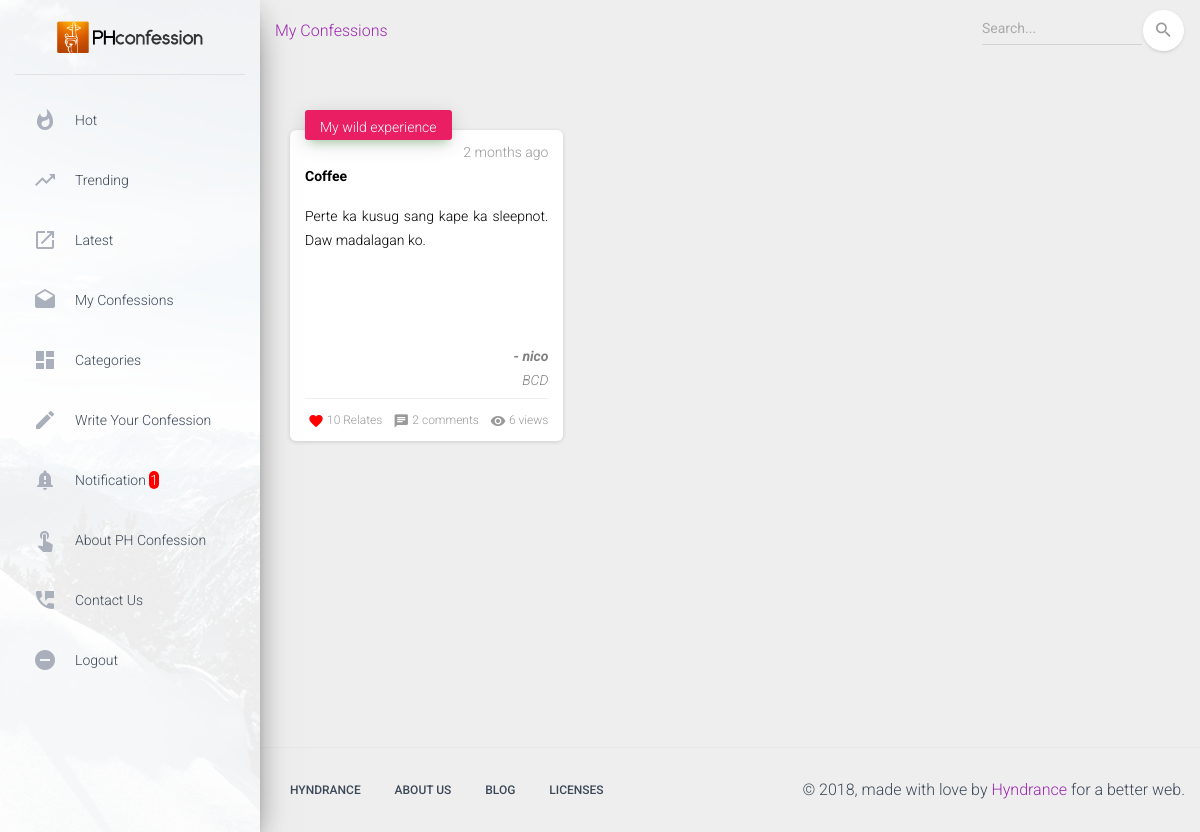
The page /index.php?view=myconfessions (signed in) on the database as committed earlier.
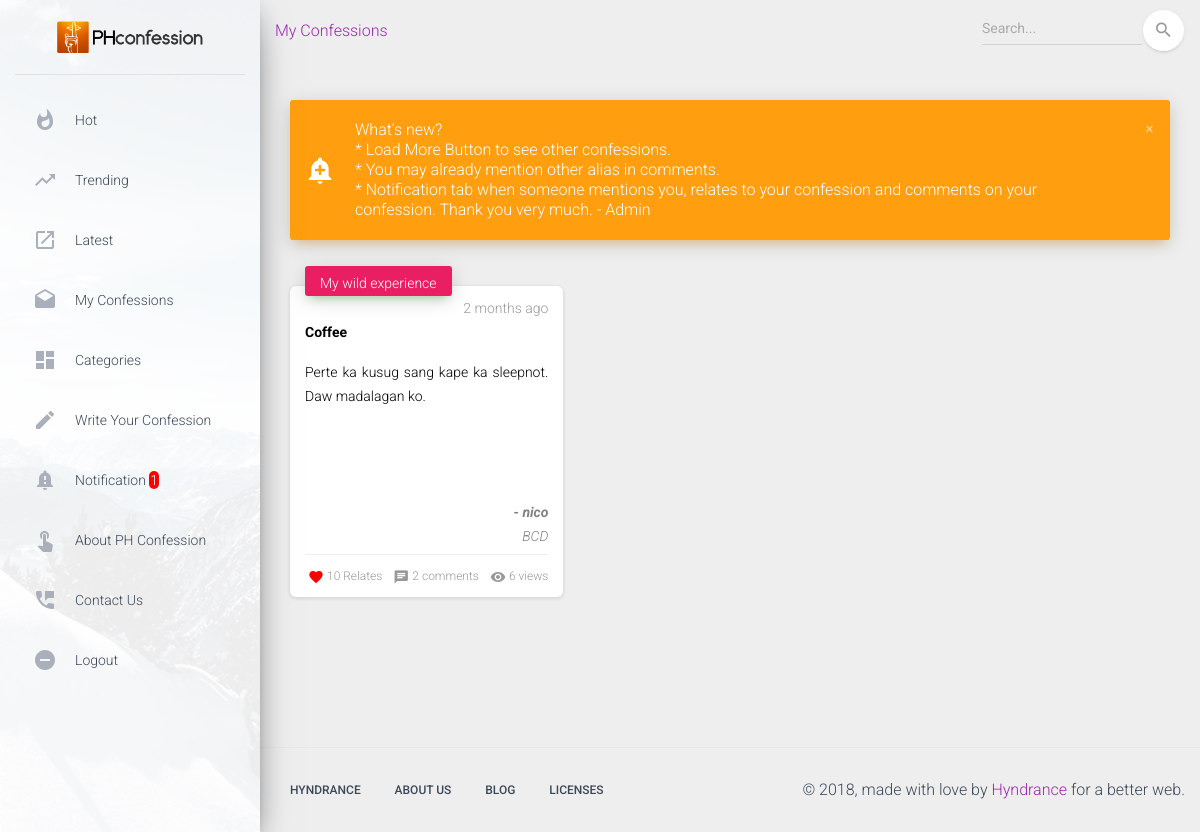
The same page on the database as committed later.
### tables this page shows
CREATE TABLE `confession` (
  `Id` int(11) NOT NULL AUTO_INCREMENT,
  `alias` varchar(50) DEFAULT 'unknown',
  `category` int(11) DEFAULT NULL,
  `title` varchar(100) DEFAULT NULL,
  `message` text,
  `location` varchar(100) DEFAULT NULL,
  `datetime` datetime DEFAULT NULL,
  `view` int(11) DEFAULT '0',
  `lastChange` datetime DEFAULT NULL,
  PRIMARY KEY (`Id`)
);

CREATE TABLE `notification` (
  `Id` int(11) NOT NULL AUTO_INCREMENT,
  `recepient` varchar(20) NOT NULL,
  `message` text,
  `confessionId` int(11) NOT NULL,
  `commentId` int(11) NOT NULL,
  `type` varchar(15) DEFAULT NULL,
  `status` varchar(1) DEFAULT NULL,
  `datetime` datetime DEFAULT NULL,
  UNIQUE KEY `Id` (`Id`)
);

### config/Models.php (called while the page is built, shortened)
<?php
include "CRUD.php";
include "functions.php";
function confession() {
	$crud = new CRUD;
	$crud->table = "confession";
	return $crud;
}
function comment() {
	$crud = new CRUD;
	$crud->table = "comment";
	return $crud;
}
function relate() {
	$crud = new CRUD;
	$crud->table = "relate";
	return $crud;
}
function notification() {
	$crud = new CRUD;
	$crud->table = "notification";
	return $crud;
}
?>

### config/CRUD.php (called while the page is built, shortened)
<?php
class CRUD {
	var $table;
	function list($query=""){
		$query = $query ? "where " . $query: "";
		$db = Database::connect();
		$pdo = $db->prepare("select * from $this->table $query");
		$pdo->execute();
		$result = $pdo->fetchAll(PDO::FETCH_OBJ);
		return $result;
	}
	function count($query=""){
		$query = $query ? "where " . $query: "";
		$db = Database::connect();
		$pdo = $db->prepare("select * from $this->table $query");
		$pdo->execute();
		return $pdo->rowCount();
	}
}
?>

### index.php (called while the page is built, shortened)
<?php
include_once("config/Models.php");
$view = (isset($_GET['view']) && $_GET['view'] != '') ? $_GET['view'] : '';
switch ($view) {
	case 'myconfessions' :
		$template	= 'include/template.php';
		break;
}
require_once $template;
?>

### config/functions.php (called while the page is built, shortened)
<?php
function category() {
	$cat = array();
	$cat[1] = 'My weird dream';
	$cat[2] = 'What I fantasize';
	$cat[3] = 'First time and unforgettable';
	$cat[4] = 'My guilt';
	$cat[5] = 'What I lie about';
	$cat[6] = 'A Pain';
	$cat[7] = 'What the truth is';
	$cat[8] = 'My wild experience';
	$cat[9] = 'A regret';
	$cat[10] = 'Just saying';
	$cat[11] = 'Joke time';
	$cat[12] = 'Scary AF';
	$cat[13] = '3 AM Thought';
	return $cat;
}
function button_color() {
	$head_color = array();
	$head_color[1] = 'background:#fc9209;color:white;';
	$head_color[2] = 'background:#51ab55;color:white;';
	$head_color[3] = 'background:#e94440;color:white;';
	$head_color[4] = 'background:#0ab3c7;color:white;';
	$head_color[5] = 'background:#9c27b0;color:white;';
	$head_color[6] = 'background:#009688;color:white;';
	$head_color[7] = 'background:#3f51b5;color:white;';
	$head_color[8] = 'background:#e91e63;color:white;';
	$head_color[9] = 'background:#f16695;color:white;';
	$head_color[10] = 'background:#9c27b0;color:white;';
	$head_color[11] = 'background:#0ab3c7;color:white;';
	$head_color[12] = 'background:#e94440;color:white;';
	return $head_color;
}
function timeElapse($datetime, $full = false) {
    $now = new DateTime;
    $ago = new DateTime($datetime);
    $diff = $now->diff($ago);
    $diff->w = floor($diff->d / 7);
    $diff->d -= $diff->w * 7;
    $string = array(
        'y' => 'year',
        'm' => 'month',
        'w' => 'week',
        'd' => 'day',
        'h' => 'hour',
        'i' => 'minute',
        's' => 'second',
    );
    foreach ($string as $k => &$v) {
        if ($diff->$k) {
            $v = $diff->$k . ' ' . $v . ($diff->$k > 1 ? 's' : '');
        } else {
            unset($string[$k]);
        }
    }
    if (!$full) $string = array_slice($string, 0, 1);
    return $string ? implode(', ', $string) . ' ago' : 'just now';
}
?>

### pages/myconfessions.php (the view, shortened to what the changed rows need)
<?php
$alias = $_SESSION['alias_session'];
$category_name = category();
$head_color = button_color();
?>
<?php foreach(confession()->list("Id!=0 and alias='$alias' order by lastChange desc") as $row) {
  $limitMessage = strlen($row->message) > 200 ? substr($row->message,0,200)."..." : $row->message;
?>
<div class="col-lg-4 col-md-6 col-sm-6" id="your_div">
    <div class="card card-stats">
        <div class="card-header card-header-success card-header-icon"
            onclick="location.href='process.php?action=view&id=<?=$row->Id;?>'">
            <div class="card-icon" style="height:10px; <?=$head_color[$row->category];?>">
                <div style="margin-top:-10px;"><?=$category_name[$row->category];?></div>
            </div>
            <p class="card-category"><?=timeElapse($row->datetime);?></p>
            <div style="height:180px;">
              <p style="color:black;text-align:justify;font-weight:bold;"><?=$row->title;?></p>
              <p style="color:black;text-align:justify;">
                  <?=$limitMessage;?>
              </p>
            </div>
            <div style="height:40px;">
              <div style="color:gray;font-weight:bold;font-style:italic;">- <?=$row->alias;?></div>
              <div style="color:gray;font-style:italic;"><?=$row->location;?></div>
            </div>
        </div>
        <div class="card-footer">
            <?php if (relate()->count("cId=$row->Id and alias='$alias'") == 0) {?>
              <div class="stats" id="onclick_<?=$row->Id;?>" onclick="relateFun_<?=$row->Id;?>()">
                    <i class="material-icons" id="icon_<?=$row->Id;?>">favorite_border</i>
                    <span id="relate_<?=$row->Id;?>"><?=relate()->count("cId=$row->Id");?> </span>&nbsp;Relates
                </div>
            <?php } else { ?>
              <div class="stats">
                  <i class="material-icons" style="color:red;">favorite</i>
                  <span id="relate_<?=$row->Id;?>"><?=relate()->count("cId=$row->Id");?> </span>&nbsp;Relates
              </div>
            <?php } ?>
            <div class="stats" onclick="location.href='index.php?view=display&id=<?=$row->Id?>#comment'">
                <i class="material-icons">chat</i>
                <?=comment()->count("cId=$row->Id");?> comments
            </div>
            <div class="stats">
                <i class="material-icons">visibility</i>
                <?=$row->view;?> views
            </div>
        </div>
    </div>
</div>
<?php } ?>

### include/message.php (shortened to what the changed rows need)
<?php  if (isset($_SESSION['close_notif']) && ($_SESSION['close_notif'] = $_SESSION['alias_session']) ) {} else {?>
<?php foreach(notification()->list("status=1 and recepient='notification'") as $row) {?>
  <div class="alert alert-<?=$row->type;?> alert-with-icon" data-notify="container">
      <i class="material-icons" data-notify="icon">add_alert</i>
      <button type="button" class="close" data-dismiss="alert" aria-label="Close" onclick="close_notif();">
          <i class="material-icons">close</i>
      </button>
      <span data-notify="message"><?=$row->message;?></span>
  </div>
<?php } }?>

Rows that differ between the two databases and show on the page:
now on this page (row edited): notification: message "What's new? * Load More Button to see other confessions. * You may already mention other alias in comments. * Notification tab when someone mentions you, relates to your confession and comments on your confession. Thank you very much. - Admin"
